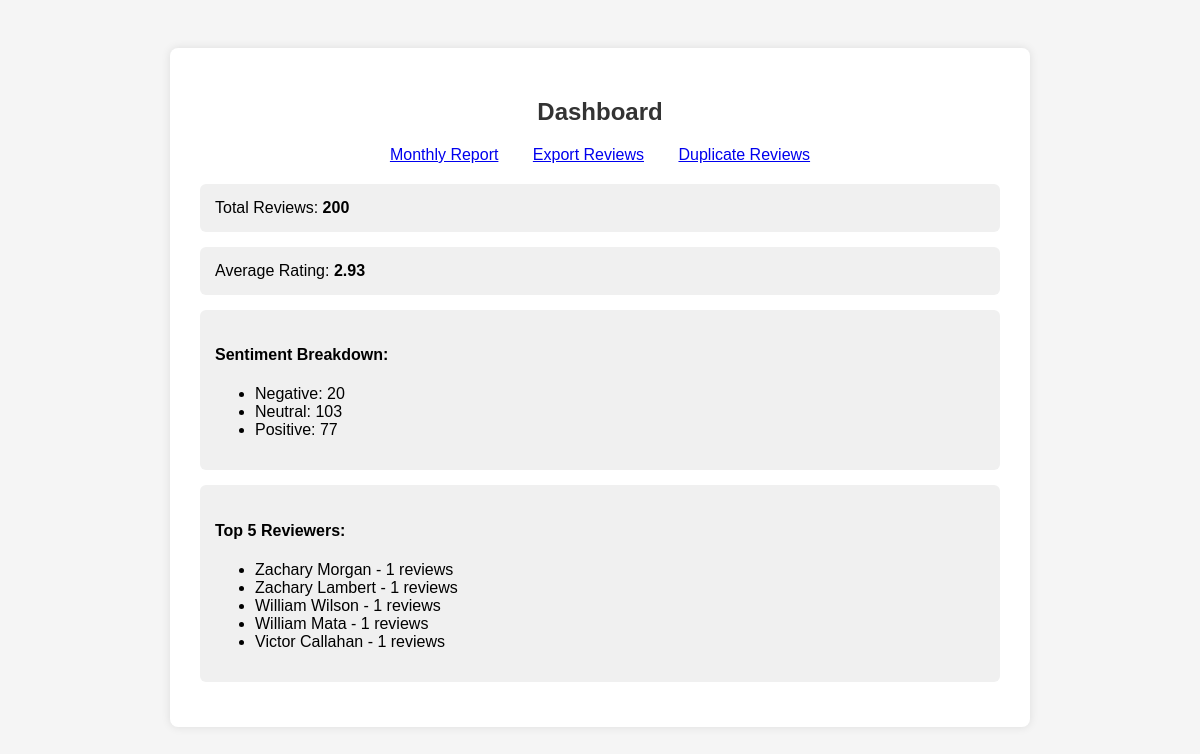
/dashboard/, run on the app's committed database.
### reviews/models.py (models this page shows, shortened)
class Review(models.Model):
    review_id = models.CharField(max_length=100, unique=True)
    reviewer_name = models.CharField(max_length=255)
    review_text = models.TextField()
    rating = models.IntegerField()
    review_date = models.DateField()
    sentiment = models.CharField(max_length=10, choices=[
        ('positive', 'Positive'),
        ('neutral', 'Neutral'),
        ('negative', 'Negative')
    ], blank=True)
    tags = models.CharField(max_length=255, blank=True)

### reviews/views.py (the view)
# urls.py: path('dashboard/', views.dashboard, name='dashboard'),
def dashboard(request):
    total_reviews = Review.objects.count()
    avg_rating = Review.objects.aggregate(avg=Avg('rating'))['avg']
    sentiments = Review.objects.values('sentiment').annotate(count=Count('id'))
    top_reviewers = Review.objects.values('reviewer_name').annotate(count=Count('id')).order_by('-count')[:5]
    return render(request, 'reviews/dashboard.html', {
        'total_reviews': total_reviews,
        'avg_rating': round(avg_rating or 0, 2),
        'sentiments': sentiments,
        'top_reviewers': top_reviewers,
    })

### reviews/templates/reviews/dashboard.html (shortened to what this page needs)
<!DOCTYPE html>
<html>
<head>
</head>
<body>
<div class="container">
    <h2>Dashboard</h2>
    <div style="text-align: center; margin-top: 10px;">
        <a href="{% url 'monthly' %}" style="margin: 0 15px;">Monthly Report</a>
        <a href="{% url 'export' %}" style="margin: 0 15px;">Export Reviews</a>
        <a href="{% url 'duplicates' %}" style="margin: 0 15px;">Duplicate Reviews</a>
    </div>
    <div class="stats">
        <div class="stat-box">Total Reviews: <strong>{{ total_reviews }}</strong></div>
        <div class="stat-box">Average Rating: <strong>{{ avg_rating }}</strong></div>
        <div class="stat-box">
            <h4>Sentiment Breakdown:</h4>
            <ul>
                {% for sentiment in sentiments %}
                    <li>{{ sentiment.sentiment|title }}: {{ sentiment.count }}</li>
                {% empty %}
                    <li>No sentiments found.</li>
                {% endfor %}
            </ul>
        </div>
        <div class="stat-box">
            <h4>Top 5 Reviewers:</h4>
            <ul>
                {% for reviewer in top_reviewers %}
                    <li>{{ reviewer.reviewer_name }} - {{ reviewer.count }} reviews</li>
                {% empty %}
                    <li>No reviewers yet.</li>
                {% endfor %}
            </ul>
        </div>
    </div>
</div>
</body>
</html>

### reviews/templates/reviews/dashboard.html (style rules this page uses)
body { font-family: Arial, sans-serif; padding: 40px; background-color: #f5f5f5; }
.container { max-width: 800px; margin: auto; background-color: #fff; padding: 30px; border-radius: 8px; box-shadow: 0 0 10px rgba(0,0,0,0.1); }
h2 { color: #333; text-align: center; }
.stats { margin-top: 20px; }
.stat-box { background-color: #f0f0f0; padding: 15px; margin-bottom: 15px; border-radius: 6px; }

### data on the page
Review: reviewer_name "Zachary Morgan", count "1"
Review: reviewer_name "Zachary Lambert", count "1"
Review: reviewer_name "William Wilson", count "1"
Review: reviewer_name "William Mata", count "1"
Review: reviewer_name "Victor Callahan", count "1"

### other printed values
{{ total_reviews }} "200"
{{ avg_rating }} "2.93"
{{ sentiment.sentiment|title }} "Negative" "Neutral" "Positive"
{{ sentiment.count }} "20" "103" "77"
